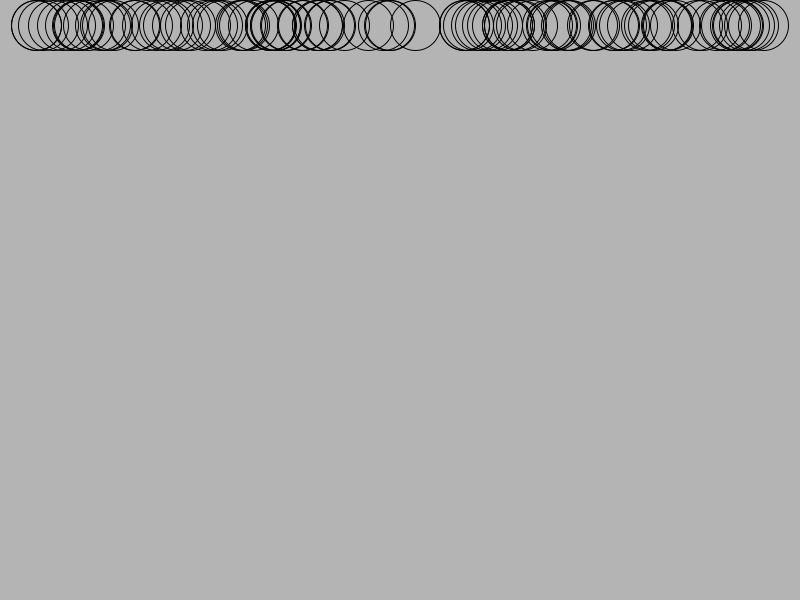
Frame 1 (no input)
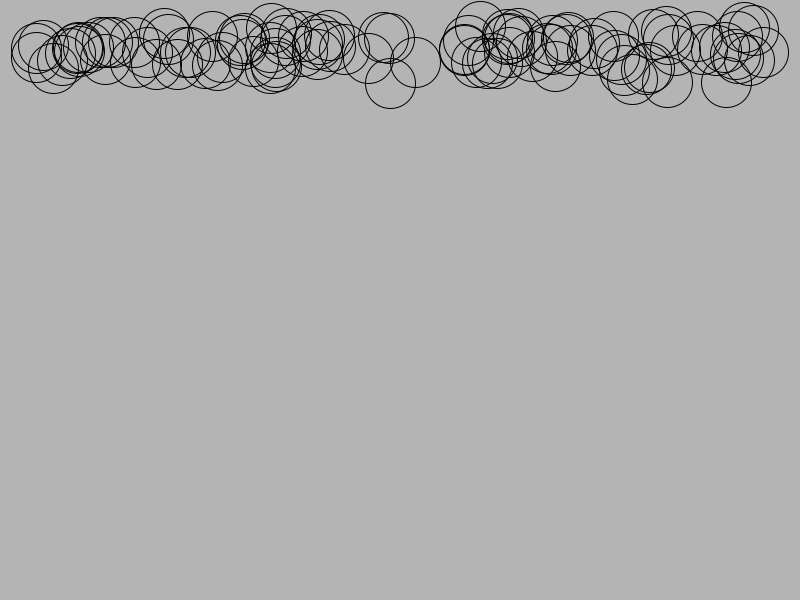
Frame 60 (the mouse pressed at the canvas centre just before this capture)
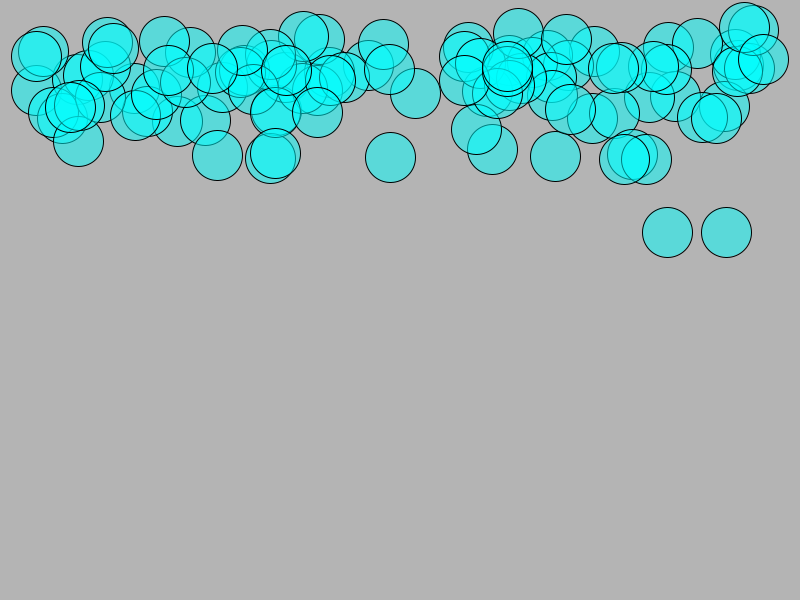
Frame 120 (the mouse held since frame 60 and released just before this capture)

The Processing sketch that drew these frames (run headless with seeded random() and noise(); from frame 60 on, the mouse is pressed at the canvas centre):

// Processing sketch: Gravity_Ball_w_Classes
// ── Gravity_Ball_w_Classes.pde
int count = 100;
gravball[] ball = new gravball[count];

void setup() {
  size(800, 600);
  colorMode(HSB, 360, 100, 100, 100);
  //  hue=0;
  for (int i=0; i<ball.length; i++) {
    ball[i] = new gravball(50);
  }
}

void draw() {
  background(255);
  for (int i=0; i<ball.length; i++) {
    ball[i].display();
    ball[i].move();
    ball[i].bounce();
  }
}

class gravball {
  PVector loc, vel, acc;
  float sz;

  gravball() {
    sz = random(100);
    loc = new PVector(random(sz/2, width-sz/2), sz/2);
    vel = new PVector(0, 0);
    acc = new PVector(0, .1);
  }
  gravball(float sz_) {

    sz = sz_;
    loc = new PVector(random(sz/2, width-sz/2), sz/2);
    vel = new PVector(0, 0);
    acc = new PVector(0, random(1, 1.5));
  }
  void display() {
    fill(mouseX*.45, 100, 100, mouseY*.1667);
    ellipse(loc.x, loc.y, sz, sz);
  }

  void move() {
    vel.add(acc);
    loc.add(vel);
  }

  void bounce() {

    if (loc.y+sz/2>height) {
      loc.y=height-sz/2;
      vel.y*=-1;
    }
  }
}
